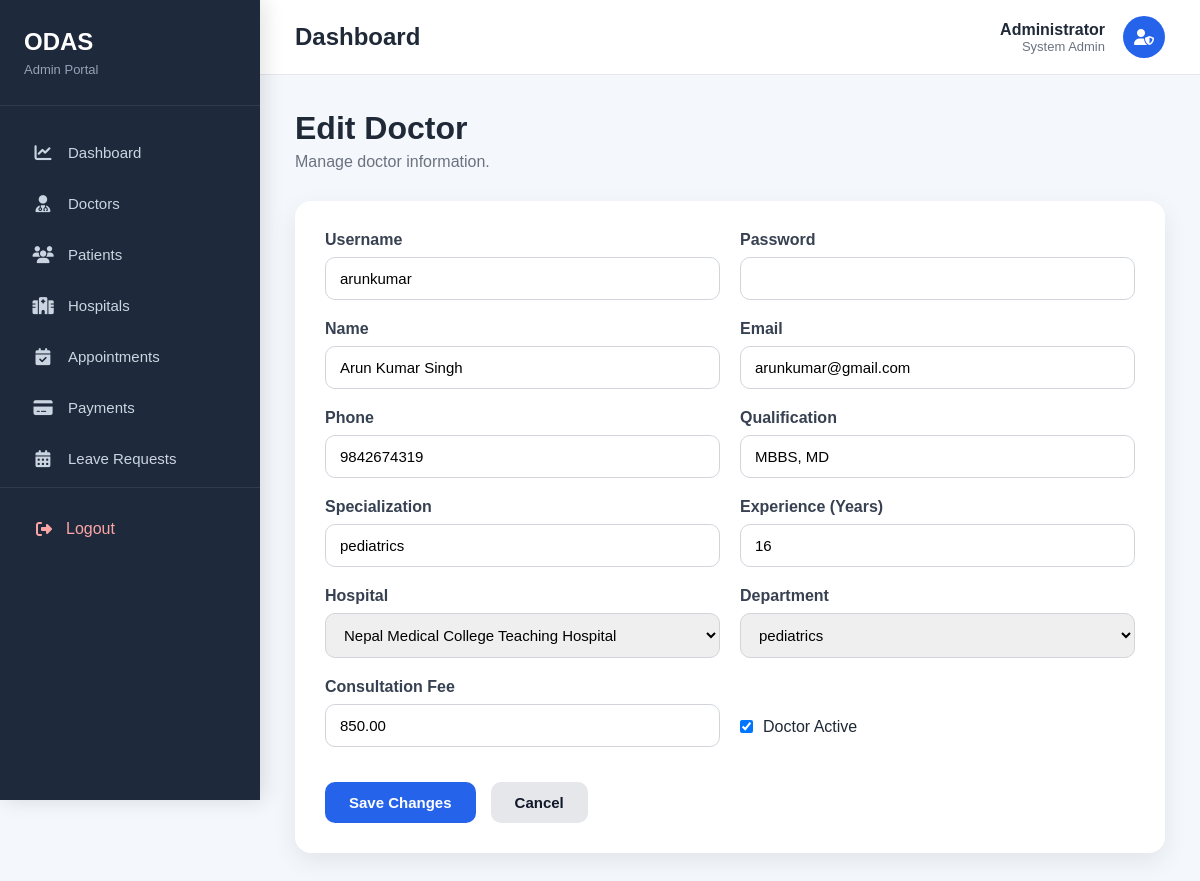
Screenshot of /admin-dashboard/doctor/42/edit/ (signed in) with the database file from the repository.
### doctors/models.py (models this page shows, shortened)
class Doctor(models.Model):
    doctor_id = models.AutoField(primary_key=True)
    user = models.OneToOneField(User, on_delete=models.CASCADE, null=True, blank=True)
    name = models.CharField(max_length=100)
    qualification = models.CharField(max_length=100)
    specialization = models.CharField(max_length=100)
    experience_years = models.PositiveIntegerField(default=0)
    hospital = models.ForeignKey('hospitals.Hospital', on_delete=models.CASCADE, null=True, blank=True)
    department = models.ForeignKey('hospitals.Department', on_delete=models.CASCADE, null=True, blank=True)
    email = models.EmailField(unique=True)
    fees = models.DecimalField(max_digits=8, decimal_places=2)
    phone = models.CharField(max_length=13)
    a_status = models.BooleanField(default=True)

### hospitals/models.py (models this page shows)
class Hospital(models.Model):
    hospital_id = models.AutoField(primary_key=True)
    name = models.CharField(max_length=100)
    address = models.CharField(max_length=200)
    phone = models.CharField(max_length=100)
    email = models.EmailField(unique=True)
    def __str__(self):
        return self.name

### admin_dashboard/views.py (the view)
@login_required
def edit_doctor(request, doctor_id):
    doctor = get_object_or_404(
        Doctor,
        doctor_id=doctor_id
    )
    initial = {
        "username": doctor.user.username if doctor.user else "",
    }
    if request.method == "POST":
        form = DoctorForm(
            request.POST,
            instance=doctor,
            initial=initial,
        )
        if form.is_valid():
            form.save()
            messages.success(
                request,
                "Doctor updated successfully."
            )
            return redirect("admin_doctors")
    else:
        form = DoctorForm(
            instance=doctor,
            initial=initial,
        )
    return render(
        request,
        "admin_dashboard/doctor_form.html",
        {
            "form": form,
            "title": "Edit Doctor",
            "button": "Save Changes",
        },
    )

### doctors/context_processors.py (called while the page is built)
def doctor_context(request):
    if request.user.is_authenticated:
        try:
            doctor = Doctor.objects.get(user=request.user)
            return {"doctor": doctor}
        except Doctor.DoesNotExist:
            pass
    return {}

### hospitals/models.py (called while the page is built)
    def __str__(self):
        return self.name

### admin_dashboard/templates/admin_dashboard/doctor_form.html (shortened to what this page needs)
{% extends "admin_dashboard/base.html" %}
{% block content %}
<div class="page-header">
    <div>
        <h1>{{ title }}</h1>
        <p>
            Manage doctor information.
        </p>
    </div>
</div>
<div class="form-card">
<form method="POST">
<div class="form-grid">
<div class="form-group">
<label>Username</label>
{{ form.username }}
</div>
<div class="form-group">
<label>Password</label>
{{ form.password }}
</div>
<div class="form-group">
<label>Name</label>
{{ form.name }}
</div>
<div class="form-group">
<label>Email</label>
{{ form.email }}
</div>
<div class="form-group">
<label>Phone</label>
{{ form.phone }}
</div>
<div class="form-group">
<label>Qualification</label>
{{ form.qualification }}
</div>
<div class="form-group">
<label>Specialization</label>
{{ form.specialization }}
</div>
<div class="form-group">
<label>Experience (Years)</label>
{{ form.experience_years }}
</div>
<div class="form-group">
<label>Hospital</label>
{{ form.hospital }}
</div>
<div class="form-group">
<label>Department</label>
{{ form.department }}
</div>
<div class="form-group">
<label>Consultation Fee</label>
{{ form.fees }}
</div>
<div class="checkbox-group">
{{ form.a_status }}
<label>Doctor Active</label>
</div>
</div>
<div class="actions">
<button
type="submit"
class="btn btn-primary">
{{ button }}
</button>
<a
href="{% url 'admin_doctors' %}"
class="btn btn-secondary">
Cancel
</a>
</div>
</form>
</div>
{% endblock %}

### admin_dashboard/templates/admin_dashboard/base.html (style rules this page uses)
* { margin:0; padding:0; box-sizing:border-box; }
body { font-family:Arial, Helvetica, sans-serif; background:#f4f7fb; color:#1f2937; }

### admin_dashboard/templates/admin_dashboard/doctor_form.html (style rules this page uses)
.page-header { display:flex; justify-content:space-between; align-items:center; margin-bottom:30px; }
.page-header h1 { margin:0; color:#1f2937; }
.page-header p { margin-top:6px; color:#6b7280; }
.form-card { background:#fff; border-radius:16px; padding:30px; box-shadow:0 8px 24px rgba(0,0,0,.08); }
.form-grid { display:grid; grid-template-columns:repeat(2,1fr); gap:20px; }
.form-group { display:flex; flex-direction:column; }
.form-group label { margin-bottom:8px; font-weight:600; color:#374151; }
.form-group input, .form-group select, .form-group textarea { width:100%; padding:12px 14px; border:1px solid #d1d5db; border-radius:10px; font-size:15px; outline:none; transition:.2s; }
.checkbox-group { display:flex; align-items:center; gap:10px; margin-top:28px; }
.actions { margin-top:35px; display:flex; gap:15px; }
.btn { padding:12px 24px; border-radius:10px; text-decoration:none; border:none; cursor:pointer; font-size:15px; font-weight:600; }
.btn-primary { background:#2563eb; color:white; }
.btn-secondary { background:#e5e7eb; color:#111827; }

### rows the page displays
Doctor: name "Arun Kumar Singh", email "arunkumar@gmail.com", phone "9842674319", qualification "MBBS, MD", specialization "pediatrics", experience_years "16", department "pediatrics", fees "850.00", a_status "☑"
Hospital: hospital "Nepal Medical College Teaching Hospital"

### other values shown
{{ title }} "Edit Doctor"
{{ button }} "Save Changes"
